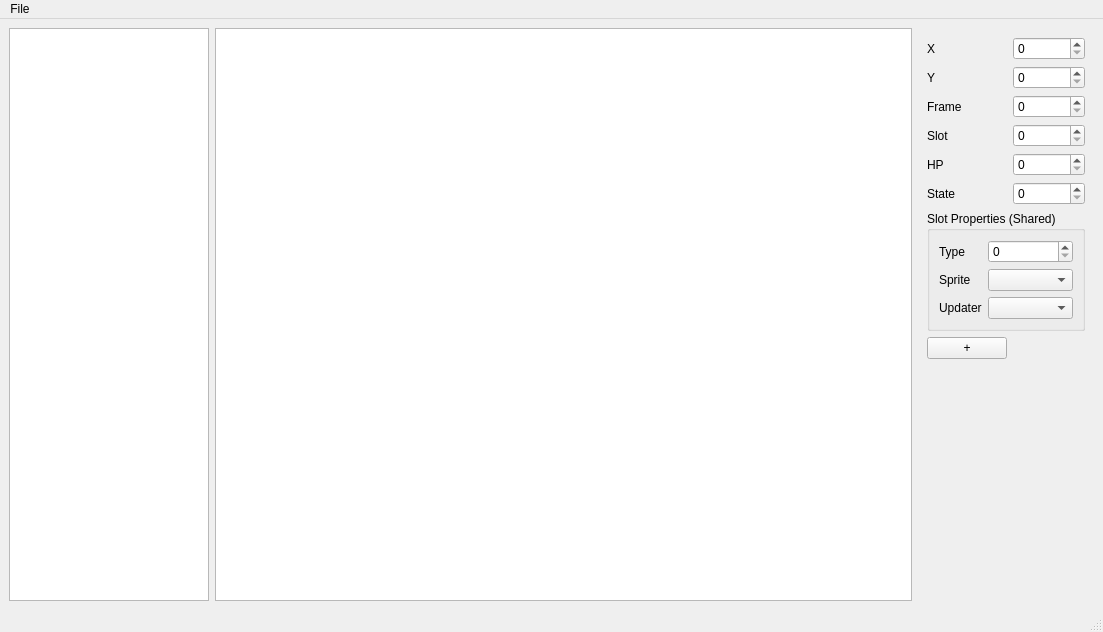
<?xml version="1.0" encoding="UTF-8"?>
<ui version="4.0">
 <class>MainWindow</class>
 <widget class="QMainWindow" name="MainWindow">
  <property name="geometry">
   <rect>
    <x>0</x>
    <y>0</y>
    <width>1103</width>
    <height>632</height>
   </rect>
  </property>
  <property name="windowTitle">
   <string>Jukebox Creator</string>
  </property>
  <widget class="QWidget" name="centralwidget">
   <layout class="QGridLayout" name="gridLayout">
    <item row="0" column="0">
     <widget class="QListView" name="listView">
      <property name="maximumSize">
       <size>
        <width>200</width>
        <height>16777215</height>
       </size>
      </property>
     </widget>
    </item>
    <item row="0" column="1">
     <widget class="QGraphicsView" name="graphicsView">
      <property name="sceneRect">
       <rectf>
        <x>0.000000000000000</x>
        <y>0.000000000000000</y>
        <width>200.000000000000000</width>
        <height>200.000000000000000</height>
       </rectf>
      </property>
      <property name="alignment">
       <set>Qt::AlignLeading|Qt::AlignLeft|Qt::AlignTop</set>
      </property>
     </widget>
    </item>
    <item row="0" column="2">
     <widget class="QWidget" name="widget" native="true">
      <property name="maximumSize">
       <size>
        <width>256</width>
        <height>16777215</height>
       </size>
      </property>
      <layout class="QFormLayout" name="formLayout_2">
       <item row="0" column="1">
        <widget class="QSpinBox" name="ent_field_x">
         <property name="maximum">
          <number>256</number>
         </property>
        </widget>
       </item>
       <item row="0" column="0">
        <widget class="QLabel" name="label">
         <property name="text">
          <string>X</string>
         </property>
        </widget>
       </item>
       <item row="1" column="0">
        <widget class="QLabel" name="label_2">
         <property name="text">
          <string>Y</string>
         </property>
        </widget>
       </item>
       <item row="1" column="1">
        <widget class="QSpinBox" name="ent_field_y">
         <property name="maximum">
          <number>256</number>
         </property>
        </widget>
       </item>
       <item row="2" column="0">
        <widget class="QLabel" name="label_3">
         <property name="text">
          <string>Frame</string>
         </property>
        </widget>
       </item>
       <item row="4" column="0">
        <widget class="QLabel" name="label_5">
         <property name="text">
          <string>HP</string>
         </property>
        </widget>
       </item>
       <item row="3" column="0">
        <widget class="QLabel" name="label_4">
         <property name="text">
          <string>Slot</string>
         </property>
        </widget>
       </item>
       <item row="2" column="1">
        <widget class="QSpinBox" name="ent_field_frame"/>
       </item>
       <item row="3" column="1">
        <widget class="QSpinBox" name="ent_field_slot"/>
       </item>
       <item row="4" column="1">
        <widget class="QSpinBox" name="ent_field_hp"/>
       </item>
       <item row="5" column="0">
        <widget class="QLabel" name="label_6">
         <property name="text">
          <string>State</string>
         </property>
        </widget>
       </item>
       <item row="5" column="1">
        <widget class="QSpinBox" name="ent_field_state"/>
       </item>
       <item row="6" column="0" colspan="2">
        <widget class="QGroupBox" name="groupBox">
         <property name="title">
          <string>Slot Properties (Shared)</string>
         </property>
         <layout class="QFormLayout" name="formLayout">
          <item row="0" column="0">
           <widget class="QLabel" name="label_7">
            <property name="text">
             <string>Type</string>
            </property>
           </widget>
          </item>
          <item row="0" column="1">
           <widget class="QSpinBox" name="slot_field_type"/>
          </item>
          <item row="1" column="0">
           <widget class="QLabel" name="label_8">
            <property name="text">
             <string>Sprite</string>
            </property>
           </widget>
          </item>
          <item row="1" column="1">
           <widget class="QComboBox" name="slot_field_sprite_combobox"/>
          </item>
          <item row="2" column="0">
           <widget class="QLabel" name="label_9">
            <property name="text">
             <string>Updater</string>
            </property>
           </widget>
          </item>
          <item row="2" column="1">
           <widget class="QComboBox" name="slot_field_updater_combobox"/>
          </item>
         </layout>
        </widget>
       </item>
       <item row="7" column="0">
        <widget class="QPushButton" name="pushButton">
         <property name="text">
          <string>+</string>
         </property>
        </widget>
       </item>
      </layout>
     </widget>
    </item>
   </layout>
  </widget>
  <widget class="QMenuBar" name="menubar">
   <property name="geometry">
    <rect>
     <x>0</x>
     <y>0</y>
     <width>1103</width>
     <height>21</height>
    </rect>
   </property>
   <widget class="QMenu" name="menuFile">
    <property name="title">
     <string>File</string>
    </property>
    <addaction name="actionOpen"/>
    <addaction name="actionSave"/>
   </widget>
   <addaction name="menuFile"/>
  </widget>
  <widget class="QStatusBar" name="statusbar"/>
  <action name="actionOpen">
   <property name="text">
    <string>Open</string>
   </property>
  </action>
  <action name="actionSave">
   <property name="text">
    <string>Save</string>
   </property>
  </action>
 </widget>
 <resources/>
 <connections/>
</ui>
